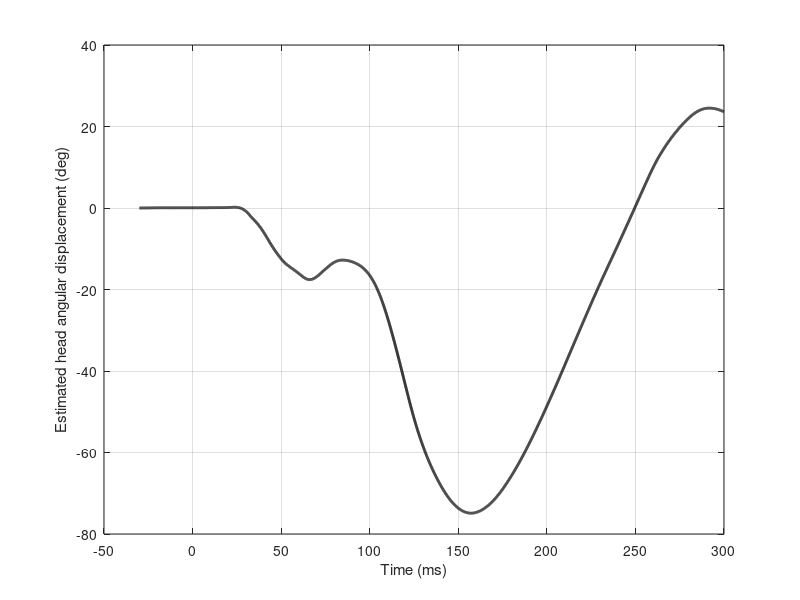

The MATLAB script that drew this image: (Note: this script raises an error after producing the figure.)
% MEGN505
% Crash test data analysis

%% Set-up

clc; clear all; close all;

% Import crash test datafile
load('subaru_legacy_passenger_data.mat');

% Checking if the angular displacement is primarily positive or negative
beta = cumtrapz(tdata,omega2);
figure()
clf;
plot(tdata*1000,beta,'k-','LineWidth',2);
xlabel('Time (ms)')
ylabel('Estimated head angular displacement (deg)')
grid()

% If beta is primarily positive, switch signs of omega values
%omega1 = -omega1;
%omega2 = -omega2;
%omega3 = -omega3;

% Converting acceleration data from g's to m/s^2
g = 9.81;   % m/s^2
a1 = a1*g;
a2 = a2*g;
a3 = a3*g;

%% Calculating Euler angles using ODE45

v0 = [0;0;0];       % ICs
tol = 1e-8;         % simulation tolerance value
opts = odeset('abstol',tol,'reltol',tol);  % setting tolerances
[t,v] = ode45(@(t,v)orientation_from_gyroscope(t,v,omega1,omega2,omega3,tdata),tdata,v0,opts);

psi = v(:,1);
theta = v(:,2);
phi = v(:,3);

figure()
clf;
subplot(3,1,1)
plot(tdata*1000,psi,'k-','LineWidth',2)
ylim([-100 100])
ylabel('\psi (deg)')
xlabel('t (ms)')
grid()
subplot(3,1,2)
plot(tdata*1000,theta,'k-','LineWidth',2)
ylim([-100 100])
ylabel('\theta (deg)')
xlabel('t (ms)')
grid()
subplot(3,1,3)
plot(tdata*1000,phi,'k-','LineWidth',2)
ylim([-100 100])
ylabel('\phi (deg)')
xlabel('t (ms)')
grid()

%% Transforming acceleration data

for i=1:size(tdata,1)
    a1_now = a1(i);
    a2_now = a2(i);
    a3_now = a3(i);
    psi_now = psi(i);
    theta_now = theta(i);
    phi_now = phi(i);
    R_b_I = [cosd(psi_now)*cosd(theta_now),cosd(psi_now)*sind(theta_now)*sind(phi_now)-sind(psi_now)*cosd(phi_now),cosd(psi_now)*sind(theta_now)*cosd(phi_now)+sind(psi_now)*sind(phi_now);
             sind(psi_now)*cosd(theta_now),sind(psi_now)*sind(theta_now)*sind(phi_now)+cosd(psi_now)*cosd(phi_now),sind(psi_now)*sind(theta_now)*cosd(phi_now)-cosd(psi_now)*sind(phi_now);
             -sind(theta_now),cosd(theta_now)*sind(phi_now),cosd(theta_now)*cosd(phi_now)];
    aI(:,i) = R_b_I*[a1_now;a2_now;a3_now];
end

aX = aI(1,:)';
aY = aI(2,:)';
aZ = aI(3,:)';

%% Calculating displacements using ODE45

v0 = [0;0;0;35/2.237;0;0];  % ICs (mph converted to m/s)
tol = 1e-8;         % simulation tolerance value
opts = odeset('abstol',tol,'reltol',tol);  % setting tolerances
[t,v] = ode45(@(t,v)disp_from_accel(t,v,aX,aY,aZ,tdata),tdata,v0,opts);

X = v(:,1);
Y = v(:,2);
Z = v(:,3);

figure()
clf;
subplot(3,1,1)
plot(tdata*1000,X,'k-','LineWidth',2)
ylim([0 2])
ylabel('X (m)')
xlabel('t (ms)')
grid()
subplot(3,1,2)
plot(tdata*1000,Y,'k-','LineWidth',2)
ylim([-.1 .2])
ylabel('Y (m)')
xlabel('t (ms)')
grid()
subplot(3,1,3)
plot(tdata*1000,Z,'k-','LineWidth',2)
ylim([-.2 .4])
ylabel('Z (m)')
xlabel('t (ms)')
grid()

%% Animation of head motion

% NOTE: View options include 'default', 'passenger', and 'driver'
animate_head_motion(X,Y,Z,psi*pi/180,theta*pi/180,phi*pi/180,3,2,1,'default')

%% Import and post-process vehicle acceleration data

% Import data
% NOTE: ax and axr are intended to be redundant measurements. az is
% vertical, positive downward (hence the -1 multiplier applied later).
vehicle_ax = readmatrix('v10150.094', 'FileType', 'text', 'Delimiter', '\t');
vehicle_axr = readmatrix('v10150.100', 'FileType', 'text', 'Delimiter', '\t');
vehicle_az = readmatrix('v10150.098', 'FileType', 'text', 'Delimiter', '\t');
vehicle_ax = vehicle_ax(:, 2)*g;
vehicle_axr = vehicle_axr(:, 2)*g;
vehicle_az = -vehicle_az(:, 2)*g;

% Process data
vehicle_ax_mean = 0.5*(vehicle_ax+vehicle_axr);
window = 101;
shift = 15;
vehicle_ax_proc = movmean(vehicle_ax_mean, window);
vehicle_ax_proc = [zeros(shift, 1); vehicle_ax_proc(1:end-shift)];
vehicle_ax_proc(tdata < 0 | tdata > 0.1) = 0;

% Process data
vehicle_az_proc = movmean(vehicle_az, window);
vehicle_az_proc = [zeros(shift, 1); vehicle_az_proc(1:end-shift)];
vehicle_az_proc(tdata < 0 | tdata > 0.1) = 0;

% Keep only time >= 0
idx = tdata >= 0;
tdata_proc = tdata(idx);
vehicle_ax_proc = vehicle_ax_proc(idx);
vehicle_az_proc = vehicle_az_proc(idx);

% Plot data
figure();
hold on;
plot(tdata*1000, vehicle_ax_mean, 'r', 'LineWidth', 2, 'DisplayName', 'Original')
plot(tdata_proc*1000, vehicle_ax_proc, 'k', 'LineWidth', 2, 'DisplayName', 'Processed')
title('Vehicle "X-Direction" Acceleration')
xlabel('Time (ms)')
ylabel('Acceleration (m/s^2)')
legend('Location', 'best')
grid()

% Plot data
figure();
hold on;
plot(tdata*1000, vehicle_az, 'r', 'LineWidth', 2, 'DisplayName', 'Original')
plot(tdata_proc*1000, vehicle_az_proc, 'k', 'LineWidth', 2, 'DisplayName', 'Processed')
title('Vehicle "Z-Direction" Acceleration')
xlabel('Time (ms)')
ylabel('Acceleration (m/s^2)')
legend('Location', 'best')
grid()

% Export
save('vehicle_accel_data.mat', 'tdata_proc', 'vehicle_ax_proc', 'vehicle_az_proc');
